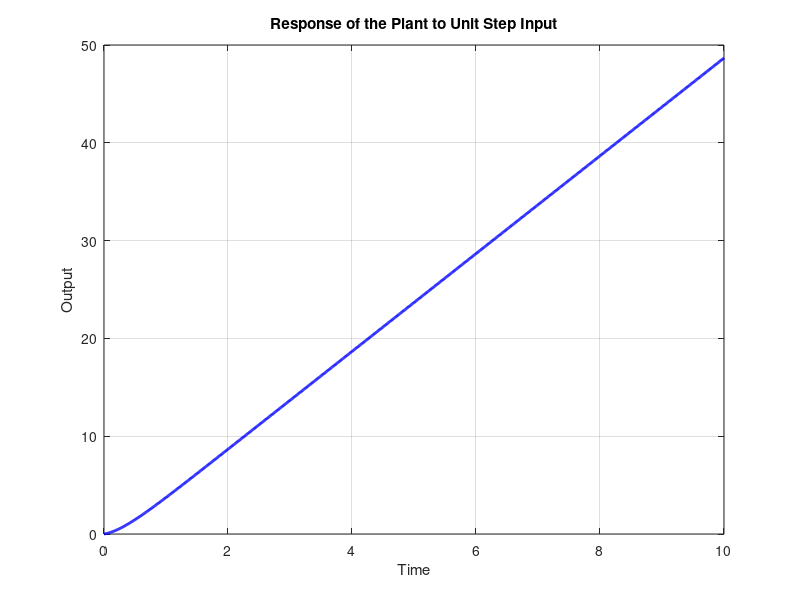

The MATLAB script that drew this image:
%step input
%response for unit step input
% Define the transfer function of the plant
num = [1 15];
den = [1 3 0]; % Denominator coefficients
G = tf(num, den); % Transfer function representation

% Simulate the response to a unit step input
t = 0:0.01:10; % Time vector
u = ones(size(t)); % Unit step input
[y, t] = step(G, t); % Simulate the response

% Plot the response
plot(t, y, 'b', 'LineWidth', 2);
xlabel('Time');
ylabel('Output');
title('Response of the Plant to Unit Step Input');
grid on;